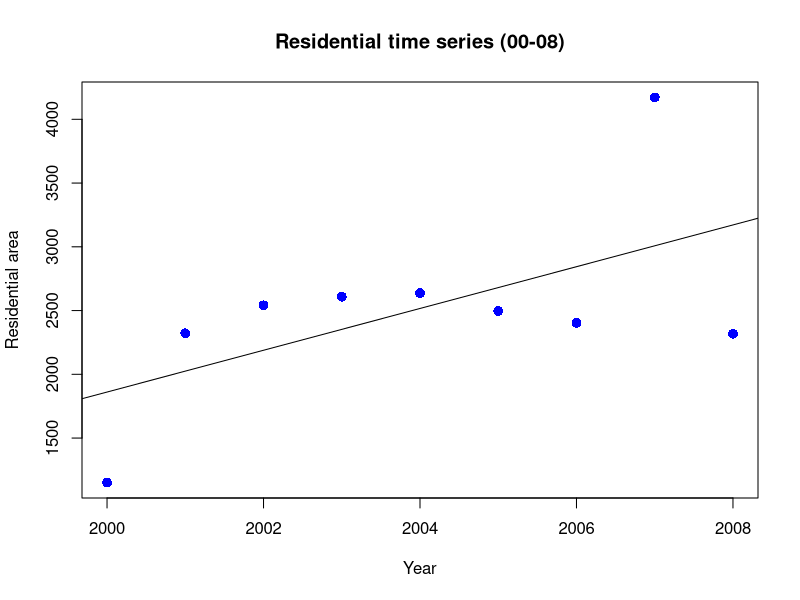

This chart was generated by the following R code:
#########################################################################
# Calculation for area change rate
# Yuting Zou
# March 2020
#########################################################################

########################## Part1: Set the script environment and workspace ##############################
# Set workspace
setwd('D:/college/Paper/CorrelationAnalysis/Data')

# Load data
AreaChange0008 <- read.csv('AreaChange0008.csv', header = T)
AreaChange0817 <- read.csv('AreaChange0817.csv', header = T)

########################## Part2: Calculate the coefficients based on linear regression ##############################
# Time period: 2000-2008
changerateag0008 <- lm(Agriculture ~ Year, data = AreaChange0008)
summary(changerateag0008)
changeratefr0008 <- lm(Forest ~ Year, data = AreaChange0008)
summary(changeratefr0008)
changerateip0008 <- lm(Impervious ~ Year, data = AreaChange0008)
summary(changerateip0008)
changeratere0008 <- lm(Residential ~ Year, data = AreaChange0008)
summary(changeratere0008)
changeratein0008 <- lm(Industrial ~ Year, data = AreaChange0008)
summary(changeratein0008)
changerateot0008 <- lm(Others ~ Year, data = AreaChange0008)
summary(changerateot0008)
plot(AreaChange0008$Year, AreaChange0008$Residential,pch = 16, cex = 1.3, 
     col = "blue", main = "Residential time series (00-08)", xlab = "Year", ylab = "Residential area")
abline(changeratere0008)

# Time period: 2008-2017
changerateag0817 <- lm(Agriculture ~ Year, data = AreaChange0817)
summary(changerateag0817)
changeratefr0817 <- lm(Forest ~ Year, data = AreaChange0817)
summary(changeratefr0817)
changerateip0817 <- lm(Impervious ~ Year, data = AreaChange0817)
summary(changerateip0817)
changeratere0817 <- lm(Residential ~ Year, data = AreaChange0817)
summary(changeratere0817)
changeratein0817 <- lm(Industrial ~ Year, data = AreaChange0817)
summary(changeratein0817)
changerateot0817 <- lm(Others ~ Year, data = AreaChange0817)
summary(changerateot0817)

